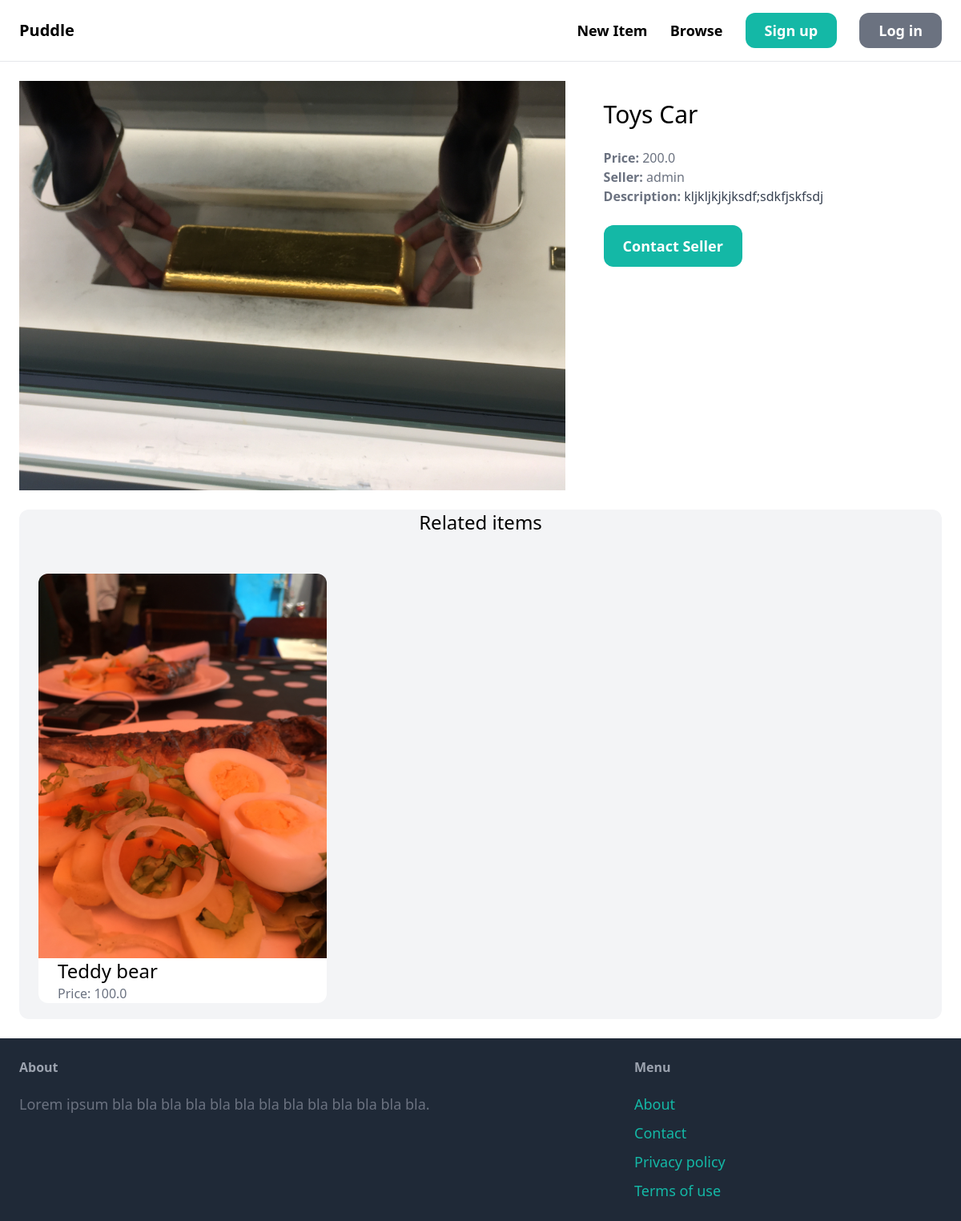
The page /item3/ on the database its author committed.
### item/models.py (models this page shows, shortened)
class Item(models.Model):
    category = models.ForeignKey(Category, related_name='items', on_delete=models.CASCADE)
    name = models.CharField(max_length=255)
    description = models.TextField(blank=True, null=True)
    price  = models.FloatField()
    image = models.ImageField(upload_to= 'item_images', blank=True, null=True)
    is_sold = models.BooleanField(default=False)
    created_by = models.ForeignKey(User, related_name='items', on_delete=models.CASCADE)
    created_at = models.DateTimeField(auto_now_add=True)

### item/views.py (the view)
# urls.py: path('<int:pk>/', views.detail, name='detail'),
def detail(request, pk):
    item = get_object_or_404(Item, pk=pk)
    related_item = Item.objects.filter(category=item.category, is_sold=False).exclude(pk=pk)[0:3]
    return render(request, 'item/detail.html', {
        'item': item,
        'related_item': related_item
    } )

### item/templates/item/detail.html (shortened to what this page needs)
{% extends 'core/base.html' %}
{% block content %}
<div class='grid grid-cols-5 gap-6'>
    <div class='col-span-3'>
        <img src='{{ item.image.url }}' class='roundend-xl'>
    </div>
    <div class='col-span-2 p-6 br-gray-100 roundend-xl'>
        <h1 class='mb-6 text-3xl'> {{item.name}}</h1>
        <p class='text-gray-500'><strong>Price: </strong>{{ item.price}}</p>
        <p class='text-gray-500'><strong>Seller: </strong>{{ item.created_by.username}}</p>
        {% if item.description %}
            <p class='text-gray-700'>
                <strong class='text-gray-500'>Description: </strong>
                {{item.description}}
            </p>
        {% endif %}
        <a href='#' class='inline-block mt-6 px-6 py-3 text-lg font-semibold bg-teal-500 text-white roundend-xl hover:bg-teal-700' style='border-radius:12px;'>
            Contact  Seller
        </a>
    </div>
</div>
<div class='mt-6 px-6 bg-gray-100 rounded-xl'>
    <h2 class='mb-12 text-2xl text-center'>Related items</h2>
    <div class='grid grid-cols-3 gap-3'>
        {% for item in related_item %}
            <div class=''>
                <a href="{% url 'item:detail' item.id %}">
                     <div>
                        <img src='{{ item.image.url }}' class='rounded-t-xl'>
                     </div>
                     <div class='px-6 bg-white rounded-b-xl mb-[20px]'>
                        <h2 class='text-2xl'>{{item.name}}</h2>
                        <p class='text-gray-500'>Price: {{item.price}}</p>
                     </div>
                </a>
            </div>
        {% endfor%}
    </div>
</div>
{% endblock %}

### rows shown on the page
Item: image (picture), name "Toys Car", price "200.0", created_by.username "admin", description "kljkljkjkjksdf;sdkfjskfsdj"
Item: image (picture), name "Teddy bear", price "100.0"
